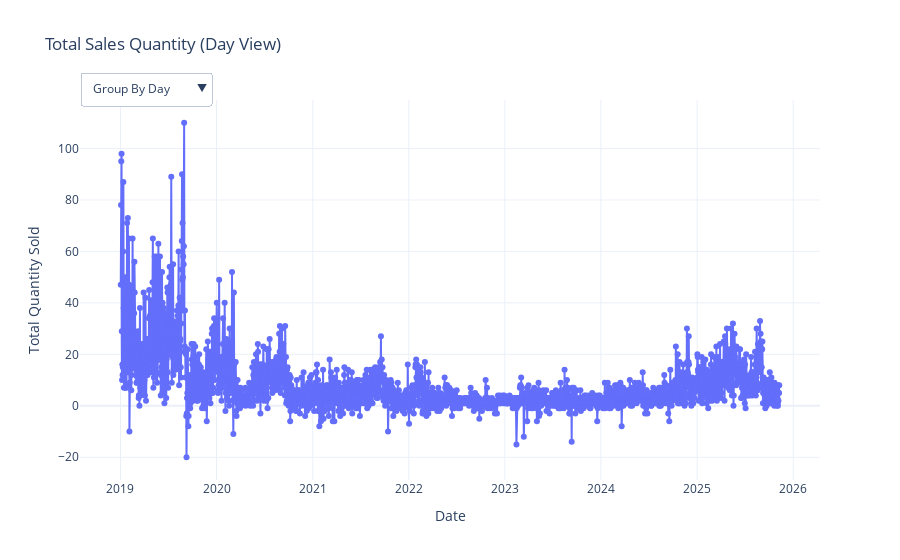

Source (notebook cell):
### Code cell
# Visualize Data to Identify Patterns and Seasonality
plot_interactive_sales_dashboard(data)

### Figure 1 — Plotly figure (JSON) as saved in the notebook; plotly's stock layout.template omitted (floating-point values rounded to 4 significant figures; data arrays with more than 128 entries replaced by an {"elided": "..."} marker saying what was removed)
{"data": [{"line": {"width": 2}, "marker": {"size": 6}, "mode": "lines+markers", "name": "Day Sales", "type": "scatter", "visible": true, "x": {"elided": "2323 str values"}, "y": {"elided": "2323 float values"}}, {"line": {"width": 2}, "marker": {"size": 6}, "mode": "lines+markers", "name": "Month Sales", "type": "scatter", "visible": false, "x": ["2019-01-01T00:00:00", "2019-02-01T00:00:00", "2019-03-01T00:00:00", "2019-04-01T00:00:00", "2019-05-01T00:00:00", "2019-06-01T00:00:00", "2019-07-01T00:00:00", "2019-08-01T00:00:00", "2019-09-01T00:00:00", "2019-10-01T00:00:00", "2019-11-01T00:00:00", "2019-12-01T00:00:00", "2020-01-01T00:00:00", "2020-02-01T00:00:00", "2020-03-01T00:00:00", "2020-04-01T00:00:00", "2020-05-01T00:00:00", "2020-06-01T00:00:00", "2020-07-01T00:00:00", "2020-08-01T00:00:00", "2020-09-01T00:00:00", "2020-10-01T00:00:00", "2020-11-01T00:00:00", "2020-12-01T00:00:00", "2021-01-01T00:00:00", "2021-02-01T00:00:00", "2021-03-01T00:00:00", "2021-04-01T00:00:00", "2021-05-01T00:00:00", "2021-06-01T00:00:00", "2021-07-01T00:00:00", "2021-08-01T00:00:00", "2021-09-01T00:00:00", "2021-10-01T00:00:00", "2021-11-01T00:00:00", "2021-12-01T00:00:00", "2022-01-01T00:00:00", "2022-02-01T00:00:00", "2022-03-01T00:00:00", "2022-04-01T00:00:00", "2022-05-01T00:00:00", "2022-06-01T00:00:00", "2022-07-01T00:00:00", "2022-08-01T00:00:00", "2022-09-01T00:00:00", "2022-10-01T00:00:00", "2022-11-01T00:00:00", "2022-12-01T00:00:00", "2023-01-01T00:00:00", "2023-02-01T00:00:00", "2023-03-01T00:00:00", "2023-04-01T00:00:00", "2023-05-01T00:00:00", "2023-06-01T00:00:00", "2023-07-01T00:00:00", "2023-08-01T00:00:00", "2023-09-01T00:00:00", "2023-10-01T00:00:00", "2023-11-01T00:00:00", "2023-12-01T00:00:00", "2024-01-01T00:00:00", "2024-02-01T00:00:00", "2024-03-01T00:00:00", "2024-04-01T00:00:00", "2024-05-01T00:00:00", "2024-06-01T00:00:00", "2024-07-01T00:00:00", "2024-08-01T00:00:00", "2024-09-01T00:00:00", "2024-10-01T00:00:00", "2024-11-01T00:00:00", "2024-12-01T00:00:00", "2025-01-01T00:00:00", "2025-02-01T00:00:00", "2025-03-01T00:00:00", "2025-04-01T00:00:00", "2025-05-01T00:00:00", "2025-06-01T00:00:00", "2025-07-01T00:00:00", "2025-08-01T00:00:00", "2025-09-01T00:00:00", "2025-10-01T00:00:00", "2025-11-01T00:00:00"], "y": [1083.0, 756.0, 453.0, 617.0, 943.0, 701.0, 895.0, 1272.0, 253.0, 342.0, 250.0, 483.0, 500.0, 461.0, 176.0, 73.0, 208.0, 303.0, 376.0, 412.0, 374.0, 106.0, 121.0, 121.0, 107.0, 86.0, 130.0, 98.0, 156.0, 136.0, 160.0, 246.0, 275.0, 135.0, 74.0, 63.0, 129.0, 181.0, 109.0, 60.0, 93.0, 57.0, 35.0, 56.0, 28.0, 39.0, 10.0, 33.0, 32.0, 14.0, 67.0, 75.0, 48.0, 38.0, 57.0, 98.0, 27.0, 28.0, 36.0, 35.0, 75.0, 72.0, 83.0, 89.0, 132.0, 86.0, 87.0, 113.0, 106.0, 196.0, 272.0, 171.0, 294.0, 235.0, 305.0, 359.0, 438.0, 349.0, 246.0, 467.0, 224.0, 127.0, 38.0]}, {"line": {"width": 2}, "marker": {"size": 6}, "mode": "lines+markers", "name": "Year Sales", "type": "scatter", "visible": false, "x": ["2019-01-01T00:00:00", "2020-01-01T00:00:00", "2021-01-01T00:00:00", "2022-01-01T00:00:00", "2023-01-01T00:00:00", "2024-01-01T00:00:00", "2025-01-01T00:00:00"], "y": [8048.0, 3231.0, 1666.0, 830.0, 555.0, 1482.0, 3082.0]}], "layout": {"title": {"text": "Total Sales Quantity (Day View)"}, "updatemenus": [{"active": 0, "buttons": [{"args": [{"visible": [true, false, false]}, {"title": "Total Sales Quantity (Day View)"}], "label": "Group By Day", "method": "update"}, {"args": [{"visible": [false, true, false]}, {"title": "Total Sales Quantity (Month View)"}], "label": "Group By Month", "method": "update"}, {"args": [{"visible": [false, false, true]}, {"title": "Total Sales Quantity (Year View)"}], "label": "Group By Year", "method": "update"}], "direction": "down", "pad": {"r": 10, "t": 10}, "showactive": true, "x": 0, "xanchor": "left", "y": 1.1, "yanchor": "top"}], "xaxis": {"title": {"text": "Date"}}, "yaxis": {"title": {"text": "Total Quantity Sold"}}}}
